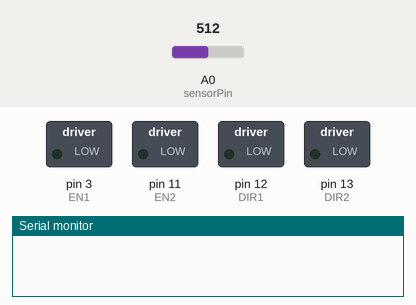
Bench run of a sketch on a simulated Arduino Uno, built with avr-gcc and run on an emulated ATmega328P. On the bench: switched loads named in the sketch (green lamp = pin HIGH), the last lines printed to the serial monitor. The test bench sets the inputs (shaded band); at power-on: A0 (sensorPin) = 512.

Above: at 0.1 s.
At 6.4 s:
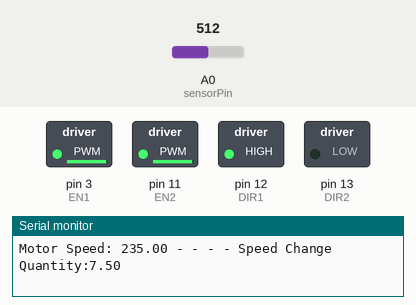
Timing chart, 0 to 7.9 s (numbered marks = the images above):
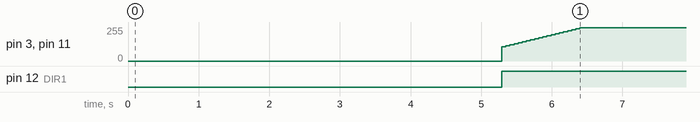

Measured:
- by itself, pin 3 (EN1), pin 11 (EN2): moves from 0/255 to 250/255 over 1.1 s
- by itself, pin 12 (DIR1): LOW → HIGH at 5.3 s

The sketch:

gondola-code.ino
```cpp
//Program for mechatronics gondola arduino board


// - - - - - - - - - - - - - - - - - - - - - - - - -//
// ============= MODIFIABLE PARAMETERS =============//
// - - - - - - - - - - - - - - - - - - - - - - - - -//
//These parameters are to modify for testing purposes and otherwise:

const float Default_Speed   = 250;                // Default motor speed, from 0 to 255
const int Default_Direction = HIGH;               // Default motor direction, LOW or HIGH

const int TimetoStop        = 600;               // How long it takes the motor to come to a stop. This is factored in for StopTime

//const int StopTime1         = 7000;               // Time of first stop
//const int StopTime2         = 12000;              // Time of second stop
//const int StopTime3         = 15000;              // Time of third stop
//const int StopTime4         = 18000;              // Time of fourth stop

//const int WaitTime          = 5000;               // How long for Gondola to wait after stopping before moving again
const int IncrementQuantity = 20;                // How many times the motor is slowed before finally stopping. This does not affect the time taken to stop


// - - - - - - - - - - - - - - - - - - - - - - - - -//
// =================================================//
// - - - - - - - - - - - - - - - - - - - - - - - - -//


//Other Program Variables
float speed         = 0;    //Motor speed
int direction       = LOW;  //Motor direction

//int servo_position  = 0;    //reads servo motor position
int timer           = 0;    //timer (ms), counts ms duration of every delay(); statement

const int sensorPin = A0;   //Sensor's pin
float sensorValue   = 0 ;   //Sensor's read value
int phase = 0;              //Current location-based phase of motor

//Pins
#define ENCA 10             // Green  Wire  (Encoder A)
#define ENCB  4             // Yellow Wire  (Encoder B)
#define EN1   3             // Motor1 Speed
#define DIR1 12             // Motor1 Direction
#define EN2  11             // Motor2 Speed
#define DIR2 13             // Motor2 Direction


volatile int position = 0;


void setup() {
  // put your setup code here, to run once:
  Serial.begin(9600);

  //Sensor Setup
  //analogReadResolution(12);
  //analogWriteResolution(12);
  //analogWrite(DAC0, 4095);

  //Encoder Setup
  pinMode(ENCA, INPUT_PULLUP);
  pinMode(ENCB, INPUT_PULLUP);
  attachInterrupt(digitalPinToInterrupt(ENCA), readEncoder, RISING);

  //Motor Setup
  pinMode(EN1, OUTPUT);
  pinMode(DIR1, OUTPUT);
  pinMode(EN2, OUTPUT);
  pinMode(DIR2, OUTPUT);

}


void loop() {
  // put your main code here, to run repeatedly:

  delay(5000);

  while (true){

    //================================ Sensor ================================\\
    //------------------------------------------------------------------------\\

    //Read sensor value from sensor pin
    sensorValue = analogRead(sensorPin);
    sensorValue = sensorValue*(3.3/4095);


    //  ==  ==  ==  ==  DEBUG PRINT STATEMENTS  ==  ==  ==  ==  //
    // ~ - ~ - ~ - ~ - ~ - ~ - ~ - ~ - ~ - ~ - ~ - ~ - ~ - ~ -  //

    //Print time and motor position and motor speed
    Serial.print("Time(s): ");
    Serial.print(timer/1000);
    Serial.print("  --  --  --  --  ");

    Serial.print("Motor Position: ");
    Serial.print(position);
    Serial.print("  --  --  --  --  ");

    Serial.print("Motor Speed: ");
    Serial.print(speed);
    Serial.print("  --  --  --  --  ");

    Serial.print("Sensor Value: ");
    Serial.println(sensorValue);


    //========================= Set Motor Parameters =========================\\
    //------------------------------------------------------------------------\\


    //switch - case statement
    //Change motor activity depending on timer value
    if (position > 40500 && phase == 2 && direction == HIGH){
      phase = 1;
      SpeedChange(direction, 0);  //Slow motor to a stop
      direction = LOW;
      delay(7000);
      SpeedChange(direction, HIGH); //Start motor, Power = HIGH (on)
      //delay(500);
      Serial.println("TEST LINE2");
      Serial.println(int(position));
      timer = timer + 7000;
    }
    //timer > 5000 ensures it wont activate right away when motor hasns't moved yet
    else if (int(position) < 3750 && timer > 5000 && direction == LOW){
      phase = 0;
      SpeedChange(direction, 0);  //Slow motor to a stop
      direction = HIGH;
      delay(7000);
      SpeedChange(direction, HIGH); //Start motor, Power = HIGH (on)
      //delay(1000);
      timer = timer + 7000;
    }

    else if (int(position) > 37500 * 2.5/6 && int(position) < 3.25/6*37500 && phase == 0 || int(position) > 37500 * 5.3/6 && int(position) < 37500 * 6.0/6 && phase == 1){
      if (direction == HIGH){
        phase = phase + 1;
      }
      else{
        phase = phase - 1;
      }
      if (phase < 0){
        phase = -1;
      }
      SpeedChange(direction, 0);  //Slow motor to a stop
      delay(3000);
      SpeedChange(direction, HIGH); //Start motor, Power = HIGH (on)
      timer = timer + 3000;
    }


    switch (timer){

      case 0:                         //Motor starts from full stop
        direction = Default_Direction;  //Assign direction
        SpeedChange(direction, 1); //Accelerate to default speed
        motorControls(Default_Speed, direction);//For case of error manually set speed to max
        speed = Default_Speed;        //Update for debug window
        Serial.println("Line2");
        delay(3000);
        break;
    }


    //------------------------------------------------------------------------\\
    //========================================================================\\

    //Update timer to match program run time
    timer = timer + 100;
    delay(100);
  }
}


// Encoder Reading Function
// ================================================================================================ //
// This reads the motors position
void readEncoder(){
  int b = digitalRead(ENCB);
  if(b > 0){
    position++;
  }
  else{
    position--;
  }

}
// ================================================================================================ //


// MotorController
// ================================================================================================ //
// This apply motor variables to motor
void motorControls(int speed, int direction){
  analogWrite(EN1, speed);
  digitalWrite(DIR1, direction);
  analogWrite(EN2, speed);
  digitalWrite(DIR2, abs(direction-1));
}
// ================================================================================================ //


// Speed Changing Function
// ================================================================================================ //
// Change speed gradually for user comfort
// Power is LOW (off) or HIGH (on)
void SpeedChange(int direction, bool Power){

  //Print message to debug indicating speed change
  Serial.println("\n\n\n  --  --  --  --  --  --  --  --  --  --  --  --  --  --  --\n\n\n");
  Serial.println("Changing Motor Speed: ");
  Serial.println("\n\n\n  --  --  --  --  --  --  --  --  --  --  --  --  --  --  --\n\n\n");
  Serial.print("Power: ");
  Serial.println(Power);


  float Speed_Change;    //Amount speed changes by on each loop. Positive if speed is increasing, negative if decreasing

  if (!Power){                                          //If motor is stopping
    speed = Default_Speed;                              //This value will decrease from default speed to 0
    Speed_Change = (Default_Speed-100)/IncrementQuantity*-1;  //Decrease speed by amount proportionate to increment quantity
  }

  else{                                                     //If motor is starting
    speed = 100;                                            //Value will increase from 0 to default speed
    Speed_Change = (Default_Speed-100)/IncrementQuantity;   //Increase speed by amount proportionate to increment quantity
  }

  //Changes speed for the motor a predetermined amount of times (IncrementQuantity)
  for (int t = 0; t < IncrementQuantity; t++){

    //Print current motor speed and speed change for debug
    Serial.print("Motor Speed: ");
    Serial.print(speed);
    Serial.print(" - - - - Speed Change Quantity:");
    Serial.println(Speed_Change);


    speed = speed + Speed_Change;
    motorControls(speed, direction);          //Set motor speed
    delay(TimetoStop/IncrementQuantity);      //Wait for amt of time appropriate for increment quantity
  }

  if (speed == 100){
    speed = 0;
    motorControls(speed, direction);          //Set motor speed
  }
  //Update timer
  timer = timer + TimetoStop;

  //Print message to debug indicating speed change over
  Serial.println("\n\n\n  --  --  --  --  --  --  --  --  --  --  --  --  --  --  --\n\n\n");
  Serial.println("Motor Speed Change Successful");
  Serial.println("\n\n\n  --  --  --  --  --  --  --  --  --  --  --  --  --  --  --\n\n\n");
}
// ================================================================================================ //


//Purely conduction convection or radiation at fluid surface interface?
//Turbulent flow increases or decreases heat transfer
//Something_x to something_avg  is it x2?
```
